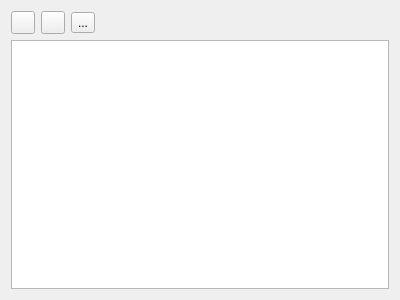
<?xml version="1.0" encoding="UTF-8"?>
<ui version="4.0">
 <class>AutoClicker_widget</class>
 <widget class="QWidget" name="AutoClicker_widget">
  <property name="geometry">
   <rect>
    <x>0</x>
    <y>0</y>
    <width>400</width>
    <height>300</height>
   </rect>
  </property>
  <property name="windowTitle">
   <string>Form</string>
  </property>
  <layout class="QVBoxLayout" name="verticalLayout">
   <item>
    <layout class="QHBoxLayout" name="horizontalLayout">
     <item>
      <widget class="QToolButton" name="btn_1">
       <property name="icon">
        <iconset resource="../../../../../../lib2/icons/digits/digits.qrc">
         <normaloff>:/red/1.png</normaloff>:/red/1.png</iconset>
       </property>
      </widget>
     </item>
     <item>
      <widget class="QToolButton" name="btn_2">
       <property name="icon">
        <iconset resource="../../../../../../lib2/icons/digits/digits.qrc">
         <normaloff>:/red/2.png</normaloff>:/red/2.png</iconset>
       </property>
      </widget>
     </item>
     <item>
      <widget class="QToolButton" name="btn_clear">
       <property name="text">
        <string>...</string>
       </property>
      </widget>
     </item>
     <item>
      <spacer name="horizontalSpacer">
       <property name="orientation">
        <enum>Qt::Horizontal</enum>
       </property>
       <property name="sizeHint" stdset="0">
        <size>
         <width>40</width>
         <height>20</height>
        </size>
       </property>
      </spacer>
     </item>
    </layout>
   </item>
   <item>
    <widget class="QListWidget" name="lw_obj"/>
   </item>
  </layout>
 </widget>
 <tabstops>
  <tabstop>btn_1</tabstop>
  <tabstop>btn_2</tabstop>
  <tabstop>btn_clear</tabstop>
  <tabstop>lw_obj</tabstop>
 </tabstops>
 <resources>
  <include location="../../../../../../lib2/icons/digits/digits.qrc"/>
 </resources>
 <connections/>
</ui>
